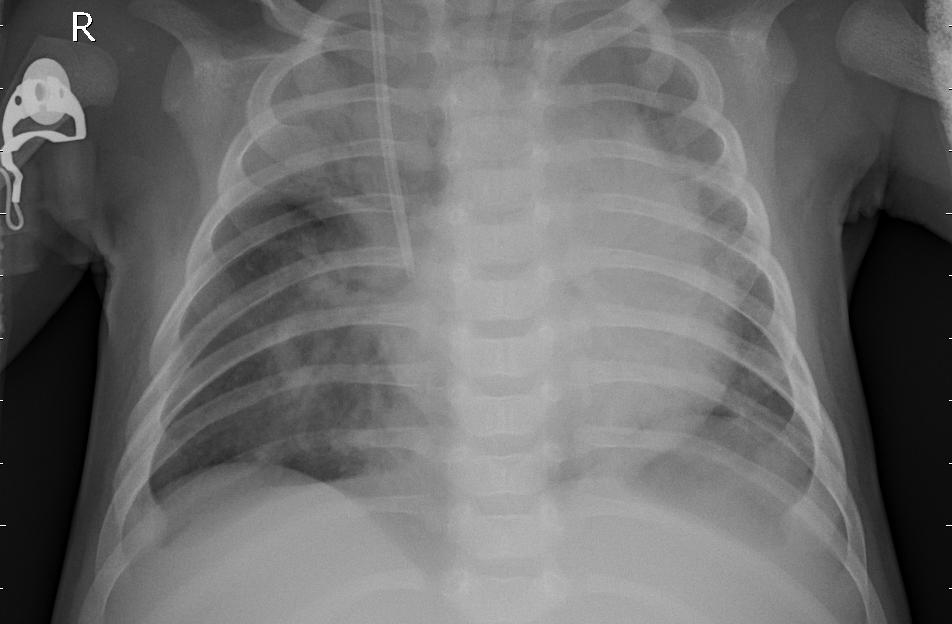
#> input picture chest_xray/test/PNEUMONIA/person100_bacteria_481.jpeg, 952 x 624 px
$ python preprocess.py
#> lines starting #> are read from the running program, lines starting #| are printed output that depends on the picture
import numpy as np
import pandas as pd
import matplotlib.pyplot as plt
import glob
import PIL

def preprocess():
    data_shape = [150,150]
    train_test_split = .7

    files = np.asarray(list(glob.glob("chest_xray/*/*/*.jpeg")))
    np.random.shuffle(files)

    image = PIL.Image.open(files[0]).convert('L').resize(data_shape)
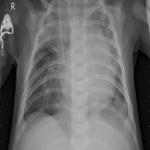
#> image: PIL image 150x150 L; min 0, max 197, mean 108.1
    image.save("test.jpeg")

    n = len(files)
    n_cutoff = round(n * train_test_split)

    X = np.zeros([n,data_shape[0]*data_shape[1]])
    y = np.zeros(n, dtype = np.int32)
    for i in range(n):
        x = PIL.Image.open(files[i]).convert('L')
#> x is the input picture: PIL image 952x624 L; min 0, max 255, mean 108.1
        x = np.array(x.resize(data_shape))
        X[i] = x.reshape([x.shape[0]*x.shape[1],]).astype('float32') / 255.
        if "PNEUMONIA" in files[i]: y[i] = 1
        elif "NORMAL" in files[i]: y[i] = 0
        else: print("ERROR with file: " + str(files[i]))
#> pass 2 of the loop in preprocess, `for i in range(n):`:
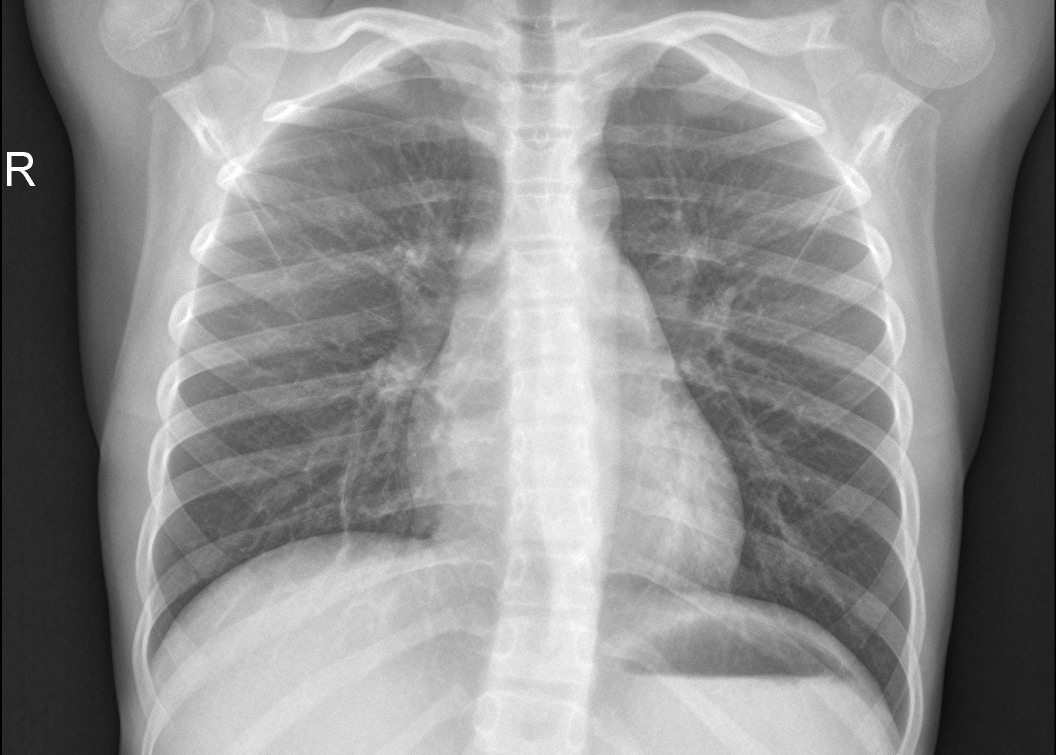
#> input picture chest_xray/test/NORMAL/IM-0003-0001.jpeg, 2111 x 1509 px (shown at 1/2 size)
#> in preprocess, x is the input picture: PIL image 2111x1509 L; min 0, max 255, mean 142.4
#> in preprocess, `x = np.array(x.resize(data_shape))`:
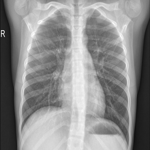
#> x: shape (150, 150); min 16, max 252, mean 142.5

    data = np.c_[X, y]
    np.random.shuffle(data)
    X_train = data[:n_cutoff,:-1]
    y_train = data[:n_cutoff,-1]
#> y_train = [1]
    X_test = data[n_cutoff:,:-1]
    y_test = data[n_cutoff:,-1]
#> y_test = [0]

    np.savetxt("X_train.csv", X_train, delimiter = ",")
    np.savetxt("y_train.csv", y_train, delimiter = ",")
    np.savetxt("X_test.csv", X_test, delimiter = ",")
    np.savetxt("y_test.csv", y_test, delimiter = ",")

    print("Sample Size: " + str(n))
    print("Train Size: " + str(n_cutoff))
    print("Test Size: " + str(n - n_cutoff))


if __name__ == '__main__':
    preprocess()
